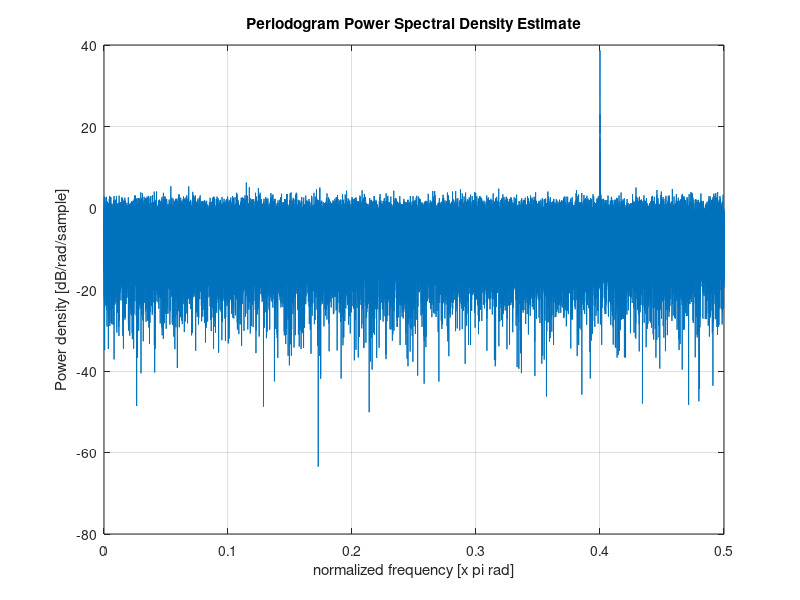
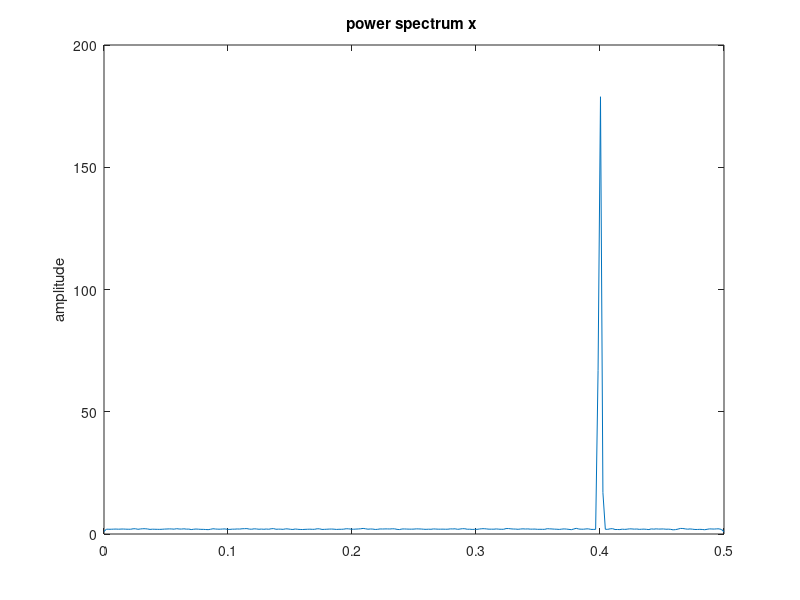

These charts were generated, in order, by the following MATLAB code:
%% demonstration of the Welch method of power spectral density estimation
close all
% signal parameters
fs = 10000;
T = 10;
t = 0:1/fs:T-1/fs;
f = 4000;
sigma = 1;
n = sigma*randn(T*fs,1);

% generate the signal
sig = sin(2*pi*f*t);
sig_noised = n+sig';

% estimate the power spectral density by a periodogram
figure
periodogram(sig_noised)

% estimate the power spectral density by a Welch method
figure
pwelch(sig_noised)